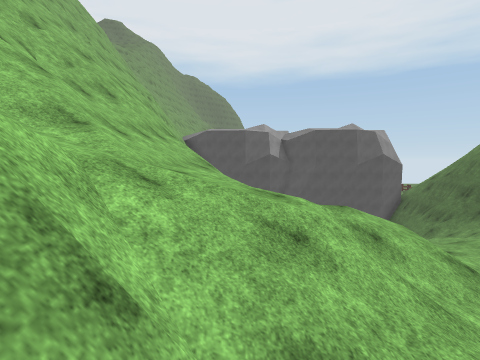
[1] (above)

18 first-person views from a walk through a Unity game level. The camera is 1.4 m above the floor, tilts 4° down and sees 80° across. The floor is counted in squares, 2 m on a side. Each view is taken from the middle of a square. On the plan, view 1 faces up. The plan holds only what a view shows up to about 10 squares ahead; the rest is blank. The place goes on beyond the plan. The player is left out. Some animated figures are not drawn. Surface patterns are stand-ins for the level's own textures.

[2]
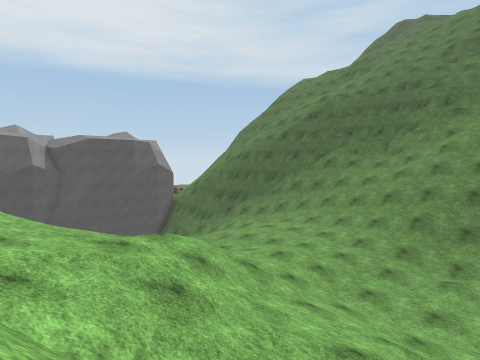

[3]
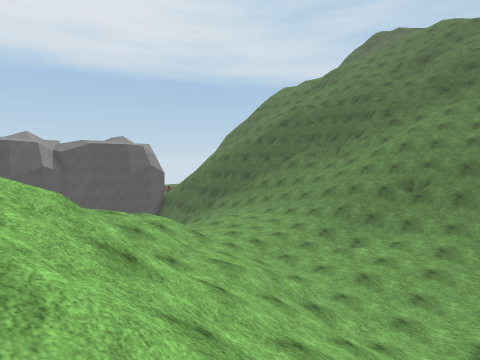

[4]
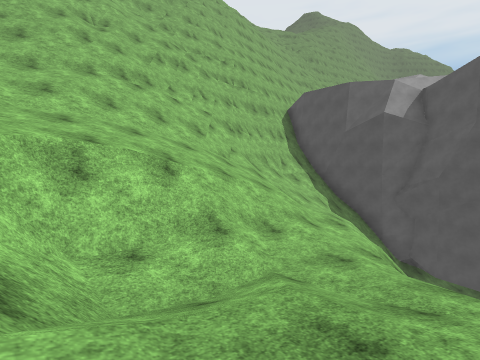

[5]
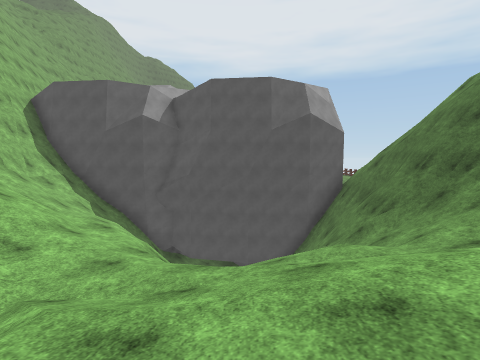

[6]
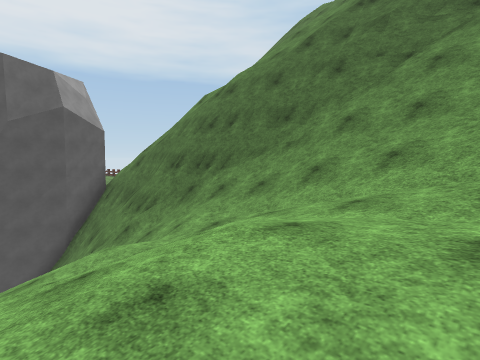

[7]
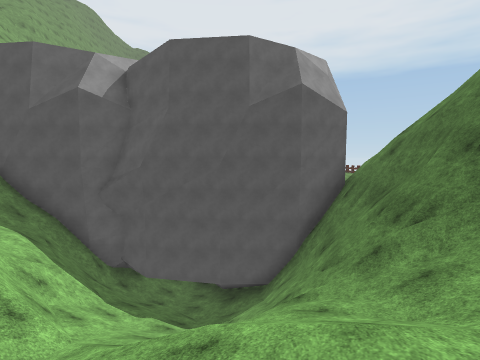

[8]
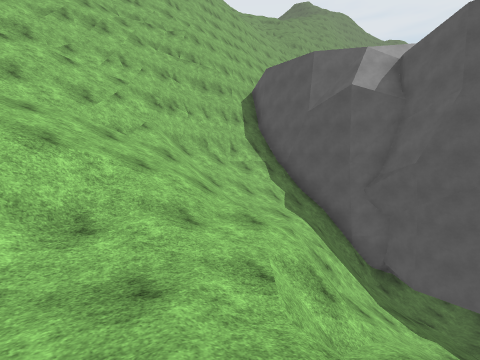

[9]
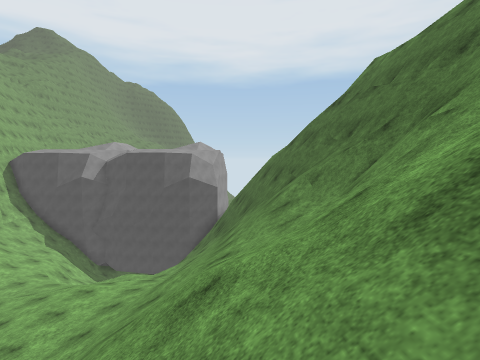

[10]
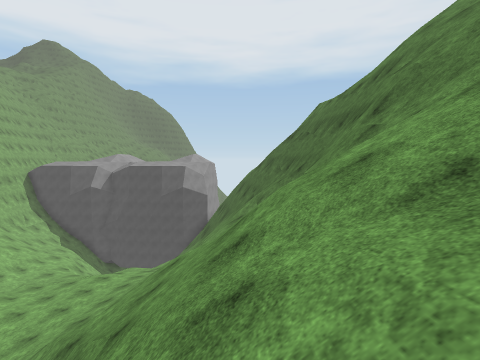

[11]
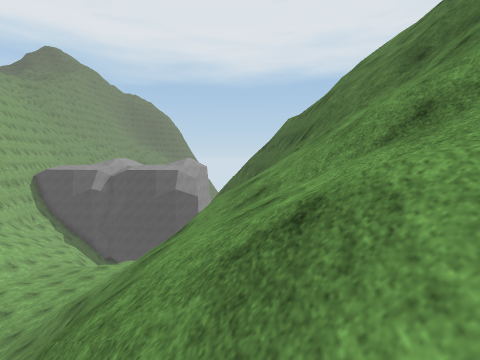

[12]
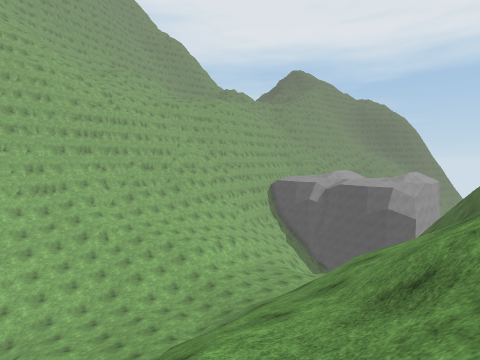

[13]
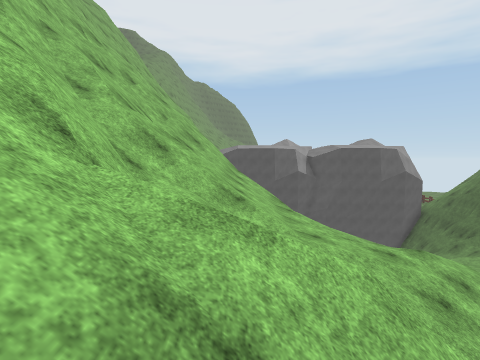

[14]
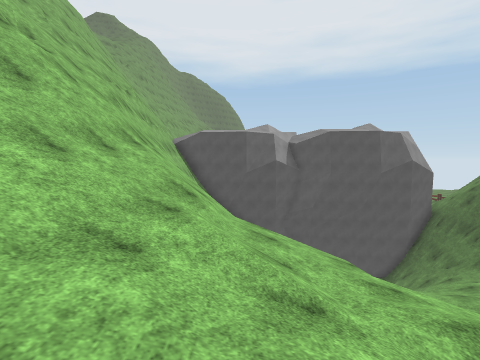

[15]
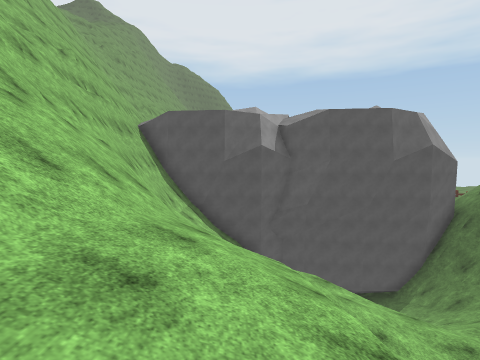

[16]
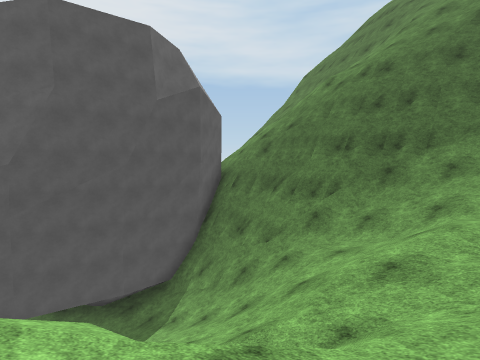

[17]
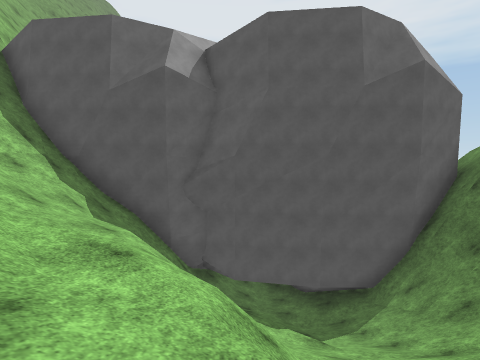

[18]
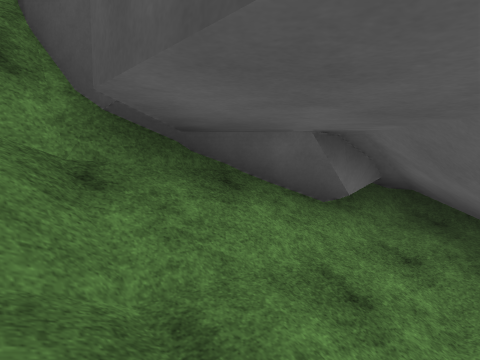

### Floor plan
Key: @ floor where view 1 was taken; # wall or solid block; x gap in a wall; . main floor; : floor 0.75 m higher than the main floor; - floor 0.75 m lower than the main floor; _ floor 1.5 m lower than the main floor; < floor 2.25 m lower than the main floor; + floor 3.25 m higher than the main floor; ( floor 9.5 m lower than the main floor; / step, stairs or slope; = window, fence, low wall or low ledge; v drop or lower ground.
Columns run from 7 left of view 1 to 16 right of it. Each row starts with its distance up from view 1.
 23           ###
 22           ###
 21           #/##
 20           #/(##
 19         ###/(##  #v
 18       ####/#//####v
 17       #//#/////## v/
 16   #  ##///=/////# v/v
 15  ##v ##///=/////##vv//
 14 ###vv##//<=///////#vv/
 13 #==v###////=//////# v//
 12  //v###///////////##v///
 11  #//#=/=///////////#vv//
 10  ##/v=/////_///_///##vvx
  9  #=//=/////__///////=#vv
  8  #///////#//////.////=#v
  7  ##//////#//...://////#v
  6  ##/////+/=//..://///=#v
  5   #=////+///...://////#v
  4   #/////////:..//////=##
  3   ##////////././///////#
  2    #//=/////...////////#
  1    ///#=///..///////////
  0     ///@///....///=/////
 -1      /////...../////////
 -2      /////.-.../////////
 -3      /     /..      ////
 -4            /.       v///
 -5                      / /

Where each view was taken, in squares from view 1:
view 1: 0 up, 0 right, facing up
view 2: 0 up, 1 left, facing up-right
view 3: 3 down, 2 left, facing up-right
view 4: 6 up, 6 right, facing up-left
view 5: 6 up, 6 right, facing up
view 6: 6 up, 6 right, facing up-right
view 7: 9 up, 7 right, facing up
view 8: 9 up, 6 right, facing up-left
view 9: 0 up, 12 right, facing up
view 10: 3 down, 13 right, facing up
view 11: 5 down, 14 right, facing up
view 12: 5 down, 16 right, facing up-left
view 13: 1 down, 2 left, facing up
view 14: 3 up, 0 right, facing up
view 15: 6 up, 1 right, facing up
view 16: 10 up, 3 right, facing up-right
view 17: 10 up, 4 right, facing up
view 18: 18 up, 5 right, facing up-left
